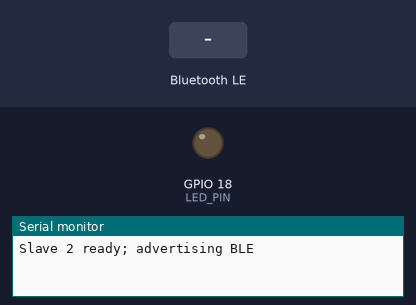
Simulated run of this sketch. Board: ESP32. Shown: output pins drawn as LEDs (lit = HIGH), the last lines printed to the serial monitor. Inputs (shaded band) come from the test bench. Nothing arrives over Bluetooth unless stated; a phone connects over Bluetooth LE 3 s after start.

Above: at 2.2 s.
2.3 s: Bluetooth LE write "ON" received
At 2.9 s:
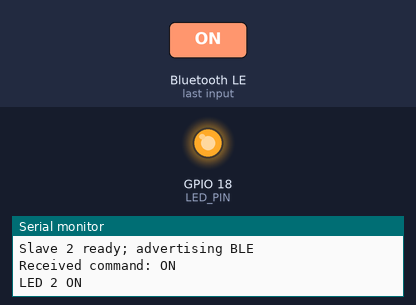
3.8 s: Bluetooth LE write "OFF" received
At 5.2 s:
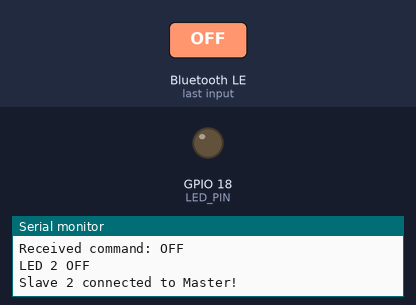
Timing chart, 0 to 6.8 s (numbered marks = the images above; inputs shaded):
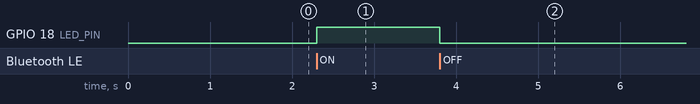

Measured:
- after the input at 2.3 s, GPIO 18 (LED_PIN): LOW → HIGH at once
- after the input at 3.8 s, GPIO 18 (LED_PIN): HIGH → LOW at once

The sketch:

slave2.ino
```cpp
#include <BLEDevice.h>
#include <BLEServer.h>
#include <BLEUtils.h>

// Shared BLE UUIDs
#define SERVICE_UUID "ec8817e4-164d-4c5e-8f2f-9b238a1b4e23"
#define CHARACTERISTIC_UUID "e70df770-9853-4704-bd6d-d18b3f8dfdb3"

// LED connected to GPIO 18
#define LED_PIN 18

// Handle commands received from the Master
class CommandCallbacks : public BLECharacteristicCallbacks {
public:
  void onWrite(BLECharacteristic *characteristic) override {

    auto command = characteristic->getValue();

    Serial.print("Received command: ");
    Serial.println(command.c_str());

    // Turn LED 2 ON
    if (command == "ON") {
      digitalWrite(LED_PIN, HIGH);
      Serial.println("LED 2 ON");
    }

    // Turn LED 2 OFF
    else if (command == "OFF") {
      digitalWrite(LED_PIN, LOW);
      Serial.println("LED 2 OFF");
    }
  }
};

// Handle BLE connection and disconnection
class ServerCallbacks : public BLEServerCallbacks {
public:
  void onConnect(BLEServer *server) override {
    Serial.println("Slave 2 connected to Master!");
  }

  void onDisconnect(BLEServer *server) override {
    Serial.println("Slave 2 disconnected!");

    // Restart advertising so the Master can reconnect
    BLEDevice::startAdvertising();

    Serial.println("Slave 2 advertising restarted!");
  }
};

void setup() {
  Serial.begin(115200);
  delay(1000);

  // Configure LED 2
  pinMode(LED_PIN, OUTPUT);

  // Keep LED OFF at startup
  digitalWrite(LED_PIN, LOW);

  // Initialize BLE Slave 2
  BLEDevice::init("LAB7_SLAVE_2");

  // Create BLE Server
  BLEServer *server = BLEDevice::createServer();

  // Assign connection event handler
  server->setCallbacks(new ServerCallbacks());

  // Create BLE Service
  BLEService *service = server->createService(SERVICE_UUID);

  // Create writable Characteristic
  BLECharacteristic *characteristic =
      service->createCharacteristic(
          CHARACTERISTIC_UUID,
          BLECharacteristic::PROPERTY_WRITE
      );

  // Assign command handler
  characteristic->setCallbacks(new CommandCallbacks());

  // Start BLE Service
  service->start();

  // Configure BLE advertising
  BLEAdvertising *advertising = BLEDevice::getAdvertising();

  // Advertise the shared Service UUID
  advertising->addServiceUUID(SERVICE_UUID);

  // Start advertising
  advertising->start();

  Serial.println("Slave 2 ready; advertising BLE");
}

void loop() {
  // BLE commands are handled automatically by callbacks
}
```
